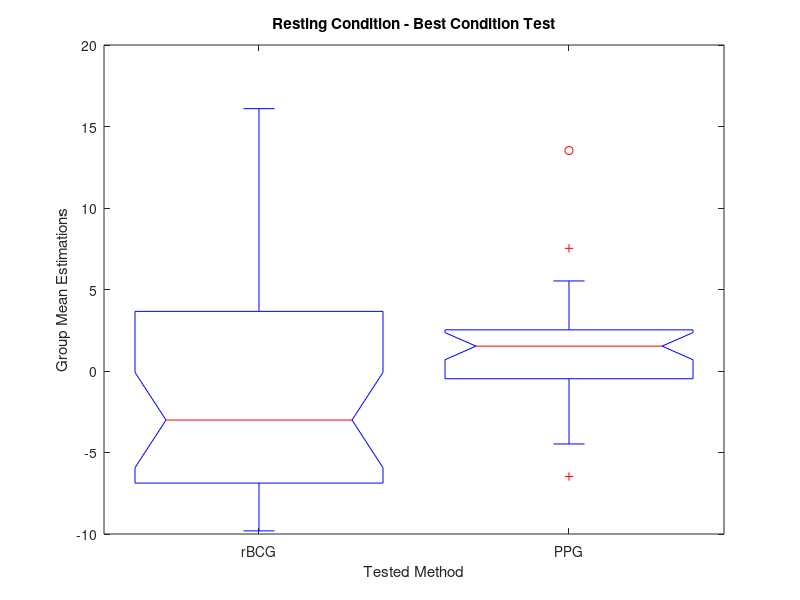

MATLAB code for this plot: (Note: this script raises an error after producing the figure.)
clc; close all; clear all;
%Best case conditions
rPPG_results = [79.6217, 69.674, 68.5042, 84.4639, 80.0129, 72.1477, 75.1186, 75.7337, 77.9712,...
 74.7228, 72.6059, 74.7296, 78.9453, 75.7608, 76.4472, 74.3711, 77.4079, 74.1805, 71.4149, ...
 75.4954, 80.0699, 77.5925, 82.5168, 78.1897, 81.7476, 74.3613, 77.2469 , 74.2024, 71.186, ...
 68.1478 ,72.4187 ,74.1299];

% rBCG_results = [77.3333,73.4667,81.2,73.4667,69.6,77.3333,73.4667,81.2,77.3333,69.6,69.6,81.2,...
% 82.2857,128.571,92.5714 ,66.6667,66.8571,68.764,77.1429,113.77,80.5369,66.8571,68.9189,...
% 72,77.1429,72,82.2857,72,85.5204,69.0745,69.2308,72];
% 
rBCG_results = [77.3333,73.4667,81.2,73.4667,69.6,77.3333,73.4667,81.2,77.3333,69.6,69.6,81.2,...
82.2857,80,92.5714 ,66.6667,66.8571,68.764,77.1429,80.77,80.5369,66.8571,68.9189,...
72,77.1429,72,82.2857,72,77.5204,69.0745,69.2308,72];

measured_results = [78, 77,81,84,79,79,75,76,78,78,80,90,78,77,79,77,78,77,78,78 ,81,76 ,...
79,76,80,75,82,78,76,70,73,72];

% combined_results = [rPPG_results;rBCG_results;measured_results]';
combined_results = [rBCG_results;measured_results]';
% group_name = {'rPPG','rBCG','PPG'};
group_name = {'rBCG','PPG'};
p = anova1(combined_results,group_name)
ylabel('Group Mean Estimations');
xlabel('Tested Method');
title('Resting Condition - Best Condition Test');
figure
[R,PVal,H]= corrplot(combined_results,'type','Pearson','varNames',group_name,'testR','on','alpha',0.05,'tail','right');